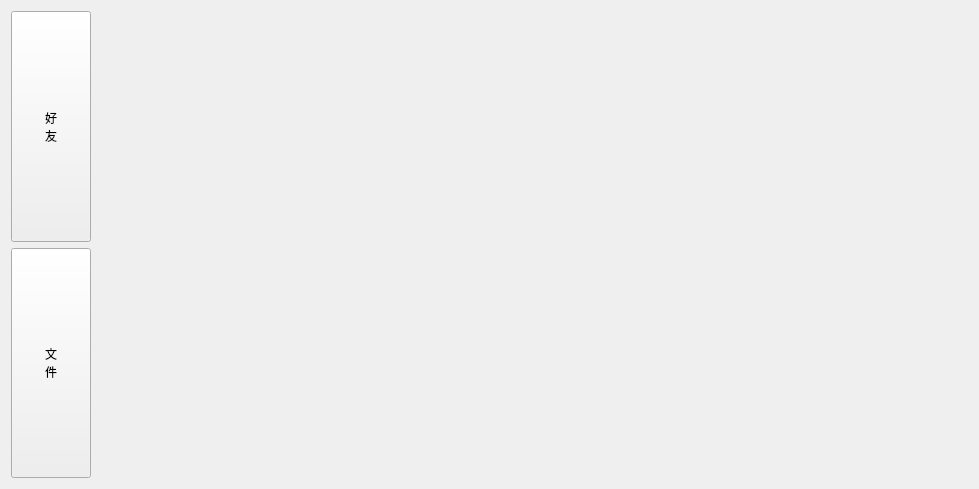
<?xml version="1.0" encoding="UTF-8"?>
<ui version="4.0">
 <class>Index</class>
 <widget class="QWidget" name="Index">
  <property name="geometry">
   <rect>
    <x>0</x>
    <y>0</y>
    <width>979</width>
    <height>489</height>
   </rect>
  </property>
  <property name="windowTitle">
   <string>首页</string>
  </property>
  <layout class="QHBoxLayout" name="horizontalLayout">
   <item>
    <layout class="QVBoxLayout" name="verticalLayout">
     <item>
      <widget class="QPushButton" name="friend_PB">
       <property name="sizePolicy">
        <sizepolicy hsizetype="Minimum" vsizetype="Expanding">
         <horstretch>0</horstretch>
         <verstretch>0</verstretch>
        </sizepolicy>
       </property>
       <property name="text">
        <string>好
友</string>
       </property>
      </widget>
     </item>
     <item>
      <widget class="QPushButton" name="file_PB">
       <property name="sizePolicy">
        <sizepolicy hsizetype="Minimum" vsizetype="Expanding">
         <horstretch>0</horstretch>
         <verstretch>0</verstretch>
        </sizepolicy>
       </property>
       <property name="text">
        <string>文
件</string>
       </property>
      </widget>
     </item>
    </layout>
   </item>
   <item>
    <widget class="QStackedWidget" name="stackedWidget">
     <property name="currentIndex">
      <number>1</number>
     </property>
     <widget class="Friend" name="friendPage"/>
     <widget class="File" name="filePage"/>
    </widget>
   </item>
  </layout>
 </widget>
 <customwidgets>
  <customwidget>
   <class>Friend</class>
   <extends>QWidget</extends>
   <header>friend.h</header>
   <container>1</container>
  </customwidget>
  <customwidget>
   <class>File</class>
   <extends>QWidget</extends>
   <header>file.h</header>
   <container>1</container>
  </customwidget>
 </customwidgets>
 <resources/>
 <connections/>
</ui>
